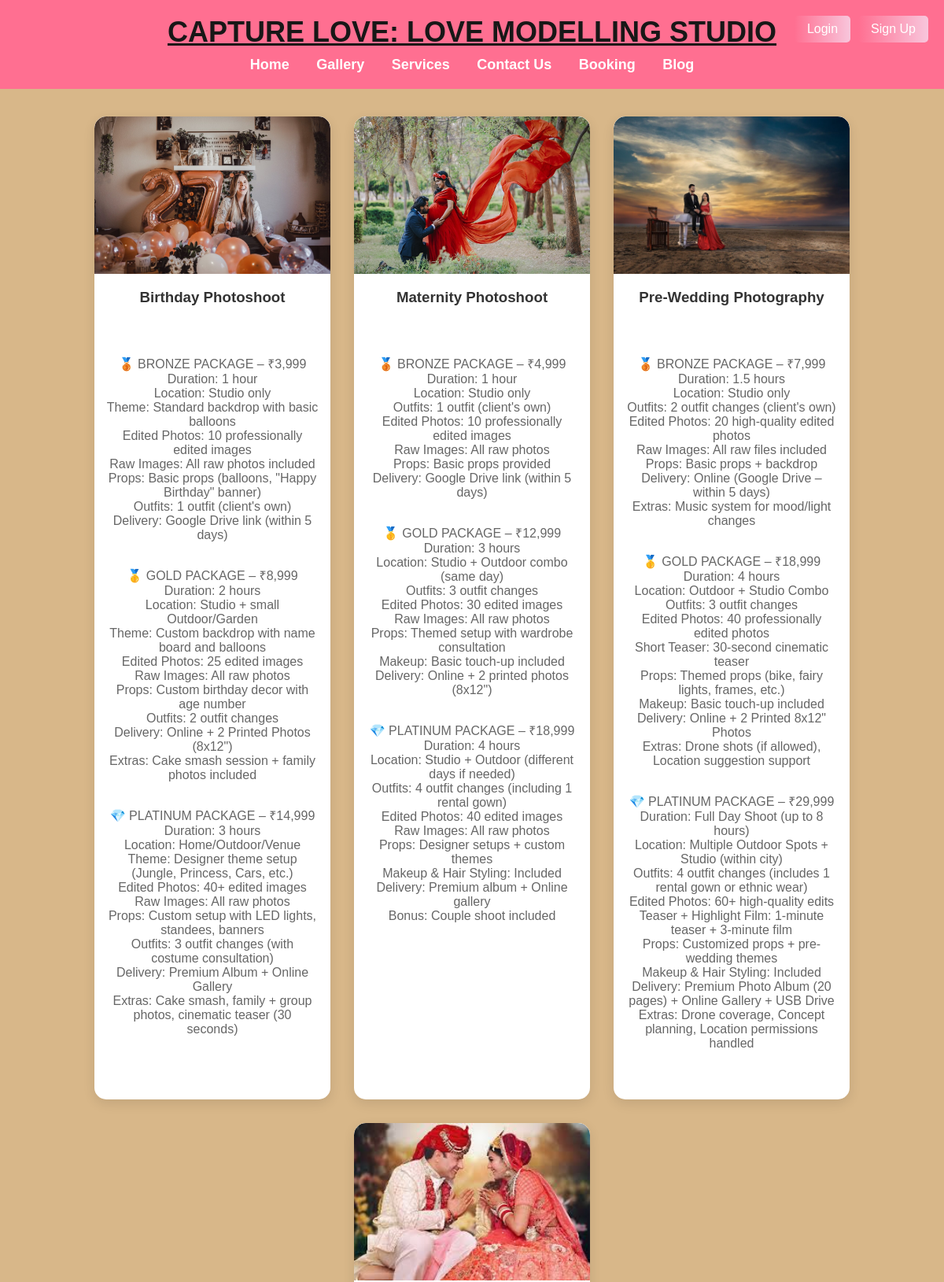
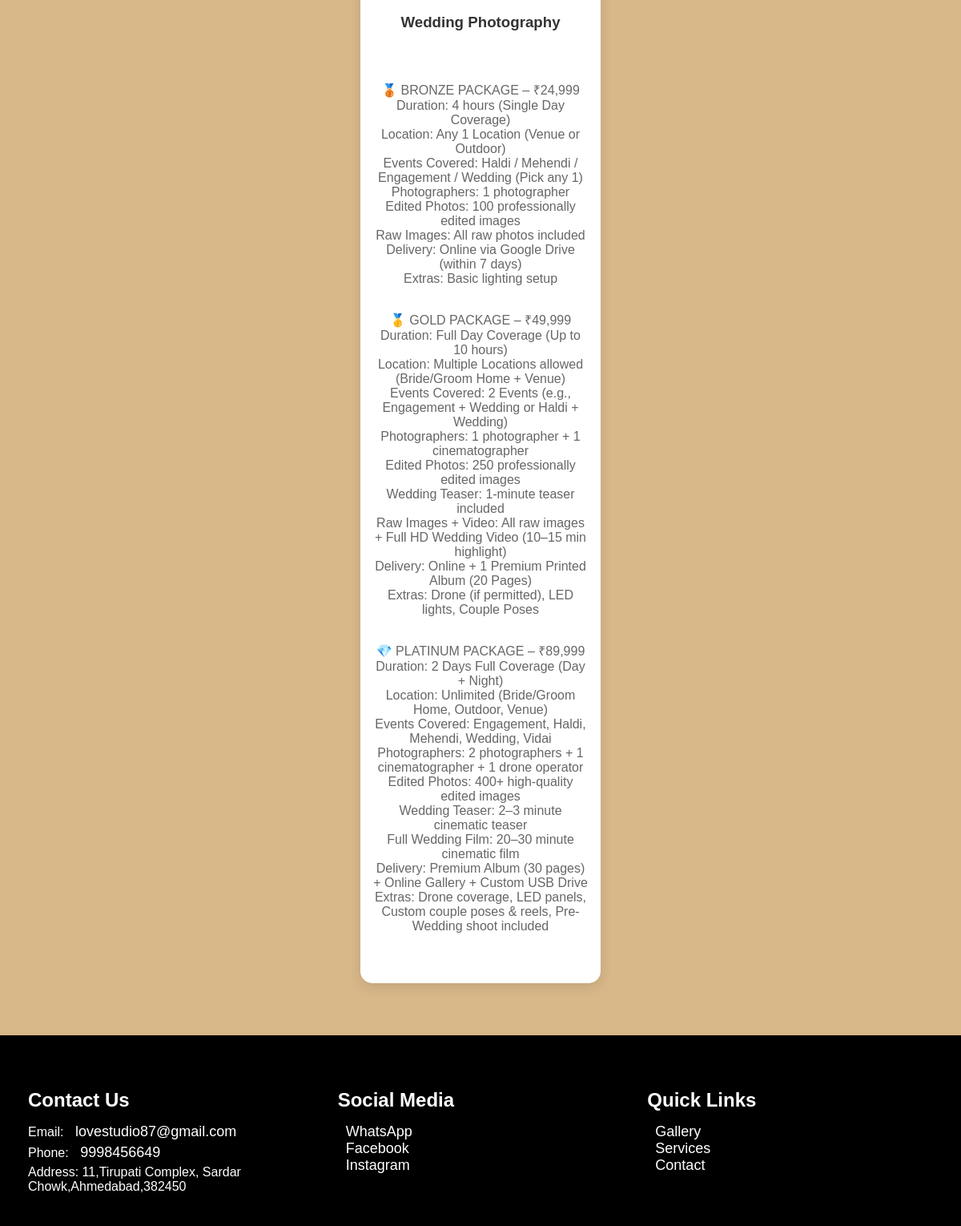
/services/, run on an earlier commit of the app's database (2 pictures, top to bottom).
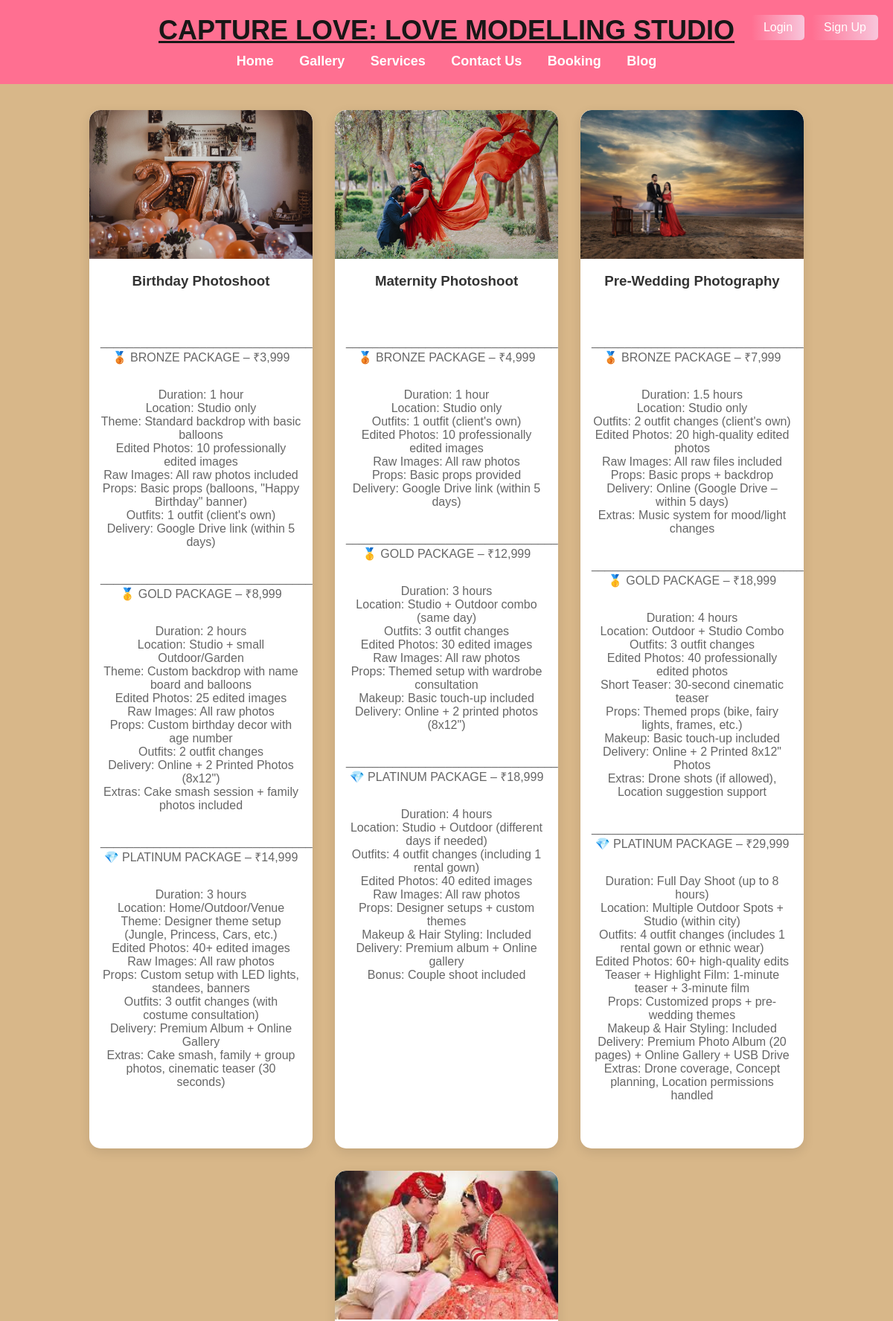
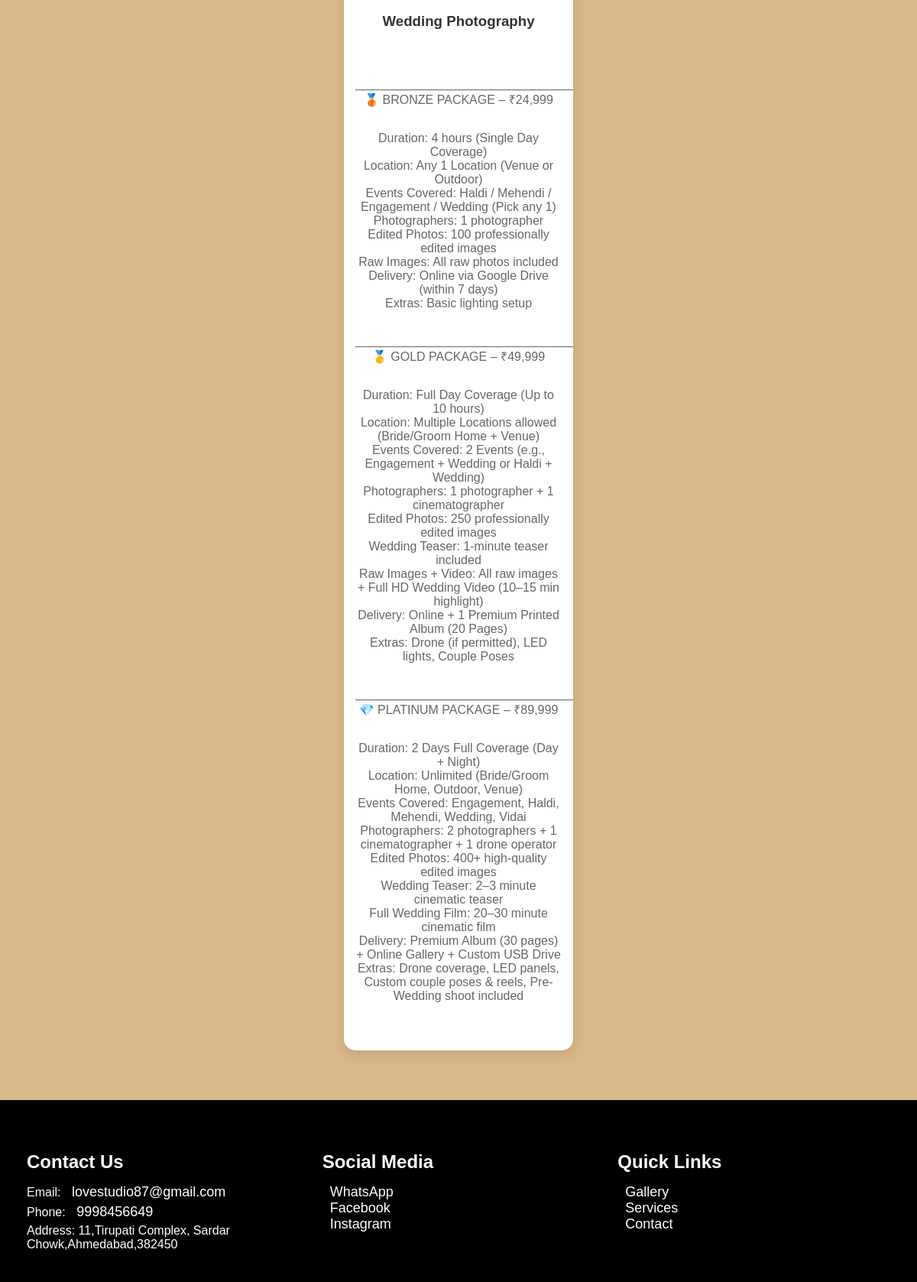
And on a later commit of the database (2 pictures, top to bottom).
### home/models.py (models this page shows, shortened)
class Service(models.Model):
    name = models.CharField(max_length=100)
    description = models.TextField()
    image = models.ImageField(upload_to='services/', null=True, blank=True)
    is_active = models.BooleanField(default=True)
    category = models.CharField(max_length=100, default='General')
    created_at = models.DateTimeField(default=timezone.now)
    updated_at = models.DateTimeField(auto_now=True)
    class Meta:
        verbose_name = 'Service'
        verbose_name_plural = 'Services'
        ordering = ['name']

### home/views.py (the view)
# urls.py: path('services/', views.services, name='services'),
def services(request):
    active_services = Service.objects.filter(is_active=True).order_by('name')
    return render(request, "services.html", {'services': active_services})

### home/templates/services.html (shortened to what this page needs)
{% extends 'base.html' %}
{% block content %}
<!DOCTYPE html>
<html lang="en">
<head>
</head>
<body>
<section class="services-container">
    {% if services %}
        {% for service in services %}
            {% if service.is_active %}
                <div class="service">
                    {% if service.image %}
                        <img src="{{ service.image.url }}" alt="{{ service.name }}">
                    {% else %}
                        <img src="https://via.placeholder.com/300x200" alt="{{ service.name }}">
                    {% endif %}
                    <h3>{{ service.name }}</h3>
                    <p>{{ service.description|linebreaks }}</p>
                </div>
            {% endif %}
        {% endfor %}
    {% else %}
        <div class="no-services">
            <p>No services available at the moment. Please check back later.</p>
        </div>
    {% endif %}
</section>
</body>
</html>
{% endblock %}

### home/templates/base.html (shortened to what this page needs)
<!DOCTYPE html>
<html lang="en">
<head>
</head>
<body>
    <header>
        <div class="logo">
            <u><b>CAPTURE LOVE: LOVE MODELLING STUDIO</b></u>
        </div>
        <div class="auth-section">
            {% if user.is_authenticated %}
                <div class="profile-section">
                    <a href="{% url 'edit_profile' %}" class="profile-link">
                        <img src="{{ user.profile_pic.url|default:'/static/images/default-profile.png' }}" alt="Profile" class="profile-pic">
                        <span class="username">{{ user.username }}</span>
                    </a>
                </div>
            {% else %}
                <div class="auth-buttons">
                    <a href="{% url 'login' %}" class="auth-button">Login</a>
                    <a href="{% url 'signup' %}" class="auth-button">Sign Up</a>
                </div>
            {% endif %}
        </div>
        <nav>
            <a href="{% url 'home' %}"><b>Home</b></a>
            <a href="{% url 'gallery' %}"><b>Gallery</b></a>
            <a href="{% url 'services' %}"><b>Services</b></a>
            <a href="{% url 'contact' %}"><b>Contact Us</b></a>
            <a href="{% url 'booking' %}"><b>Booking</b></a>
            <a href="{% url 'blog' %}"><b>Blog</b></a>
        </nav>
    </header>
    <div class="content">
        {% block content %}
        {% endblock %}
    </div>
    <footer>
        <div class="footer-container">
            <div class="footer-section">
                <h4>Contact Us</h4>
                <p>Email: <a href="mailto:info@lovestudio87.com"> lovestudio87@gmail.com</a></p>
                <p>Phone: <a href="tel: 9998456649"> 9998456649</a></p>
                <p>Address: 11,Tirupati Complex, Sardar Chowk,Ahmedabad,382450</p>
            </div>
            <div class="footer-section">
                <h4>Social Media</h4>
                <a href="https://wa.me/yourwhatsappnumber" target="_blank">WhatsApp</a><br>
                <a href="https://www.facebook.com/yourpage" target="_blank">Facebook</a><br>
                <a href="https://www.instagram.com/yourprofile" target="_blank">Instagram</a>
            </div>
            <div class="footer-section">
                <h4>Quick Links</h4>
                <a href="{% url 'gallery' %}">Gallery</a><br>
                <a href="{% url 'services' %}">Services</a><br>
                <a href="{% url 'contact' %}">Contact</a>
            </div>
        </div>
    </footer>
</body>
</html>

### home/templates/base.html (style rules this page uses)
body { font-family: 'Georgia', serif; margin: 0; padding: 0; background: linear-gradient(to bottom right, #d8b789, #d8b789); color: #000000; }
header { text-align: center; padding: 20px; background: #ff6f91; color: #fff; position: relative; }
.logo { font-size: 36px; color: #181717; font-family: 'Cursive', sans-serif; display: flex; align-items: center; justify-content: center; }
.auth-buttons { position: absolute; top: 20px; right: 20px; display: flex; gap: 10px; }
.auth-button { padding: 8px 16px; background: linear-gradient(to right, #ff6f91, #f8c6dc); color: white; border: none; border-radius: 5px; text-decoration: none; font-size: 16px; transition: background 0.3s; }
nav { text-align: center; margin-top: 20px; }
nav a { margin: 0 15px; text-decoration: none; color: #0d0d0d; font-size: 18px; }
footer { background-color: #000000; color: white; text-align: center; padding: 20px; margin-top: 50px; }
.footer-container { display: flex; justify-content: space-around; background-color: #000000; color: white; text-align: left; max-width: 1200px; margin: 0 auto; }
.footer-section { flex: 1; padding: 15px; }
.footer-section h4 { color: #fff; font-size: 24px; margin-bottom: 15px; }
.footer-section a { color: #fff; text-decoration: none; font-size: 18px; transition: color 0.3s ease; }
footer p, footer a { margin: 5px 0; }

### home/templates/services.html (style rules this page uses)
body { font-family: 'Arial', sans-serif; margin: 0; padding: 0; background: #d8b789; color: #333; }
header { text-align: center; padding: 20px; background: #ff6f91; color: #fff; }
.logo { font-size: 36px; font-family: 'Cursive', sans-serif; }
nav { text-align: center; margin-top: 10px; }
nav a { margin: 0 15px; text-decoration: none; color: #fff; font-size: 18px; }
.services-container { display: flex; flex-wrap: wrap; justify-content: center; padding: 20px; }
.service { background: #fff; border-radius: 15px; box-shadow: 0px 5px 15px rgba(0, 0, 0, 0.1); margin: 15px; width: 300px; text-align: center; overflow: hidden; transition: transform 0.3s ease; }
.service img { width: 100%; height: 200px; object-fit: cover; border-radius: 15px 15px 0 0; }
.service h3 { color: #333; padding: 15px; margin: 0; }
.service p { padding: 0 15px 15px; font-size: 16px; color: #666; }
footer { text-align: center; padding: 20px; background: #000000; margin-top: 30px; }
footer a { margin: 0 10px; color: #ff6f91; text-decoration: none; }

What changed in the data, as far as the page shows it:
changed Service "Birthday Photoshoot": description "🥉 BRONZE PACKAGE – ₹3,999 Duration: 1 hour Location: Studio only Theme: Standard backdrop with basic balloons Edited Photos: 10 professionally edited images Raw Images: All raw photos included Props: Basic props (balloons, \"Happy Birthday\" banner) Outfits: 1 outfit (client's own) Delivery: Google Drive link (within 5 days) 🥇 GOLD PACKAGE – ₹8,999 Duration: 2 hours Location: Studio + small Outdoor/Garden Theme: Custom backdrop with name board and balloons Edited Photos: 25 edited images Raw Images: All raw photos Props: Custom birthday decor with age number Outfits: 2 outfit changes Delivery: Online + 2 Printed Photos (8x12\") Extras: Cake smash session + family photos included 💎 PLATINUM…" → "________________________________ 🥉 BRONZE PACKAGE – ₹3,999 Duration: 1 hour Location: Studio only Theme: Standard backdrop with basic balloons Edited Photos: 10 professionally edited images Raw Images: All raw photos included Props: Basic props (balloons, \"Happy Birthday\" banner) Outfits: 1 outfit (client's own) Delivery: Google Drive link (within 5 days) ________________________________ 🥇 GOLD PACKAGE – ₹8,999 Duration: 2 hours Location: Studio + small Outdoor/Garden Theme: Custom backdrop with name board and balloons Edited Photos: 25 edited images Raw Images: All raw photos Props: Custom birthday decor with age number Outfits: 2 outfit changes Delivery: Online + 2 Printed Photos (8x12\")…"
changed Service "Maternity Photoshoot": description "🥉 BRONZE PACKAGE – ₹4,999 Duration: 1 hour Location: Studio only Outfits: 1 outfit (client's own) Edited Photos: 10 professionally edited images Raw Images: All raw photos Props: Basic props provided Delivery: Google Drive link (within 5 days) 🥇 GOLD PACKAGE – ₹12,999 Duration: 3 hours Location: Studio + Outdoor combo (same day) Outfits: 3 outfit changes Edited Photos: 30 edited images Raw Images: All raw photos Props: Themed setup with wardrobe consultation Makeup: Basic touch-up included Delivery: Online + 2 printed photos (8x12\") 💎 PLATINUM PACKAGE –…" → "________________________________ 🥉 BRONZE PACKAGE – ₹4,999 Duration: 1 hour Location: Studio only Outfits: 1 outfit (client's own) Edited Photos: 10 professionally edited images Raw Images: All raw photos Props: Basic props provided Delivery: Google Drive link (within 5 days) ________________________________ 🥇 GOLD PACKAGE – ₹12,999 Duration: 3 hours Location: Studio + Outdoor combo (same day) Outfits: 3 outfit changes Edited Photos: 30 edited images Raw Images: All raw photos Props: Themed setup with wardrobe consultation Makeup: Basic touch-up included Delivery: Online + 2 printed photos (8x12\") ________________________________ 💎 PLATINUM PACKAGE –…"
changed Service "Pre-Wedding Photography": description "🥉 BRONZE PACKAGE – ₹7,999 Duration: 1.5 hours Location: Studio only Outfits: 2 outfit changes (client's own) Edited Photos: 20 high-quality edited photos Raw Images: All raw files included Props: Basic props + backdrop Delivery: Online (Google Drive – within 5 days) Extras: Music system for mood/light changes 🥇 GOLD PACKAGE – ₹18,999 Duration: 4 hours Location: Outdoor + Studio Combo Outfits: 3 outfit changes Edited Photos: 40 professionally edited photos Short Teaser: 30-second cinematic teaser Props: Themed props (bike, fairy lights, frames, etc.) Makeup: Basic touch-up included Delivery: Online + 2 Printed 8x12\" Photos Extras: Drone shots (if allowed), Location suggestion support 💎…" → "________________________________ 🥉 BRONZE PACKAGE – ₹7,999 Duration: 1.5 hours Location: Studio only Outfits: 2 outfit changes (client's own) Edited Photos: 20 high-quality edited photos Raw Images: All raw files included Props: Basic props + backdrop Delivery: Online (Google Drive – within 5 days) Extras: Music system for mood/light changes ________________________________ 🥇 GOLD PACKAGE – ₹18,999 Duration: 4 hours Location: Outdoor + Studio Combo Outfits: 3 outfit changes Edited Photos: 40 professionally edited photos Short Teaser: 30-second cinematic teaser Props: Themed props (bike, fairy lights, frames, etc.) Makeup: Basic touch-up included Delivery: Online + 2 Printed 8x12\" Photos…"
changed Service "Wedding Photography": description "🥉 BRONZE PACKAGE – ₹24,999 Duration: 4 hours (Single Day Coverage) Location: Any 1 Location (Venue or Outdoor) Events Covered: Haldi / Mehendi / Engagement / Wedding (Pick any 1) Photographers: 1 photographer Edited Photos: 100 professionally edited images Raw Images: All raw photos included Delivery: Online via Google Drive (within 7 days) Extras: Basic lighting setup 🥇 GOLD PACKAGE – ₹49,999 Duration: Full Day Coverage (Up to 10 hours) Location: Multiple Locations allowed (Bride/Groom Home + Venue) Events Covered: 2 Events (e.g., Engagement + Wedding or Haldi + Wedding) Photographers: 1 photographer + 1 cinematographer Edited Photos: 250 professionally edited images Wedding Teaser:…" → "________________________________ 🥉 BRONZE PACKAGE – ₹24,999 Duration: 4 hours (Single Day Coverage) Location: Any 1 Location (Venue or Outdoor) Events Covered: Haldi / Mehendi / Engagement / Wedding (Pick any 1) Photographers: 1 photographer Edited Photos: 100 professionally edited images Raw Images: All raw photos included Delivery: Online via Google Drive (within 7 days) Extras: Basic lighting setup ________________________________ 🥇 GOLD PACKAGE – ₹49,999 Duration: Full Day Coverage (Up to 10 hours) Location: Multiple Locations allowed (Bride/Groom Home + Venue) Events Covered: 2 Events (e.g., Engagement + Wedding or Haldi + Wedding) Photographers: 1 photographer + 1 cinematographer…"
